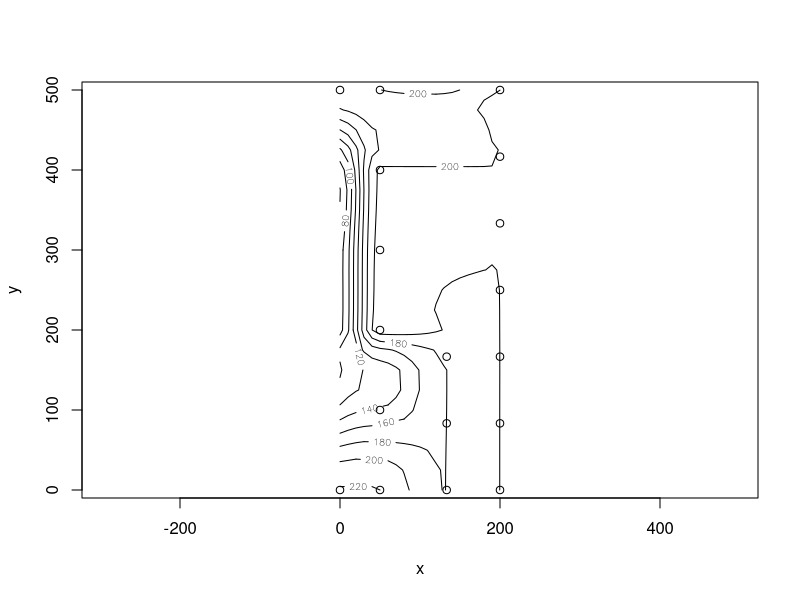

The R script that drew this image:
genertopo <- function(length = 500, width=200, height=200, perc=4) {
    road.end <- height + perc * length/100
    ## Corner points: lowerleft, lower right, upper left, upper right.
    corner.df  <-  data.frame(x = c(0, width, 0, width),
                              y = c(0, 0, length, length),
                              z = c(road.end + perc * (width/4)/100,
                                    height + rnorm(1, sd = 2),
                                    height + rnorm(1, sd = 3), height
                                    )
                              )
    divid.df <- c()
    ## Neutral line at quarter of width from bottom to top
    neutr.points = 6
    neutr.df <- data.frame(x = rep(width/4, neutr.points),
                           y = seq(0, length, length.out = neutr.points),
                           z = seq(road.end, height, length.out = neutr.points)
                           )
    ## East edge
    east.points <- 5
    east.y  <- seq(0, length, length.out = east.points + 2)[-c(1, east.points + 2)]
    east.df <- data.frame(x = rep(width, east.points),
                          y = east.y,
                          z = seq(corner.df[2, "z"], height, length.out = east.points)
                          )
    ## Divider between planned and ori road
    div.points = 3
    divider.df <- data.frame(x = rep(2 * width/3, div.points),
                             y = seq(0, length/3, length.out = div.points),
                             z = rep(height - perc * length/100, div.points)
                             )
    rbind(corner.df, neutr.df, east.df, divider.df)
}

topo <- genertopo()

topo.loess <- loess(z ~ x * y, topo,span=0.25, normalize=F)
topo.ma <- list(x=seq(0,200,10),y=seq(0,500,length.out = 21))
topo.lo <- predict(topo.loess, expand.grid(topo.ma), se=T)
library(MASS)
eqscplot(topo.ma, typ="n")
contour(topo.ma$x, topo.ma$y, topo.lo$fit, add=T)
points(topo[,1:2])
